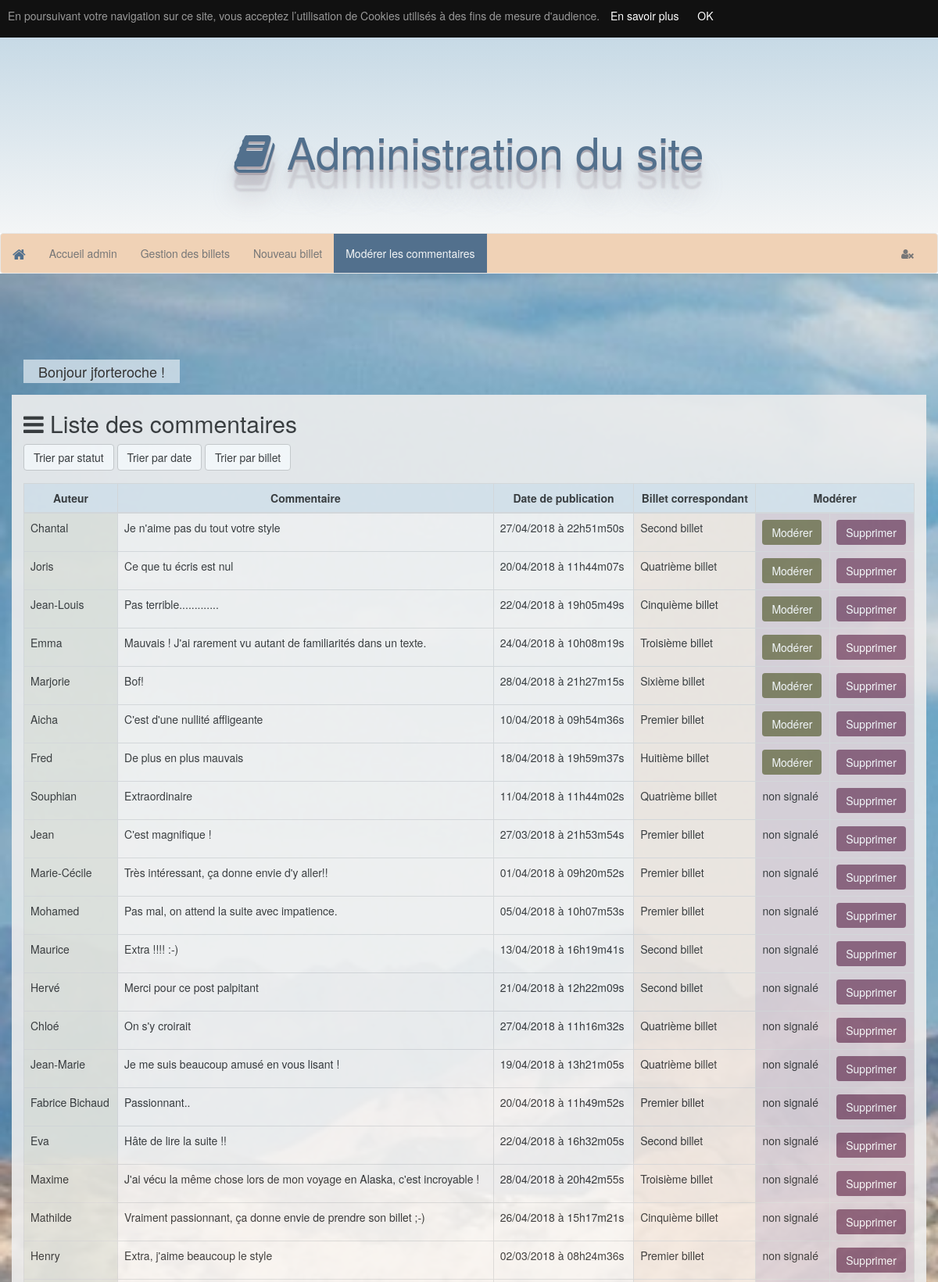
The app's page /index.php?action=commentsModeration (signed in, upper part) with its own data.
### tables this page shows
CREATE TABLE `comments` (
  `id` int(11) NOT NULL,
  `author` varchar(255) NOT NULL,
  `content` varchar(255) NOT NULL,
  `creationDate` datetime NOT NULL,
  `postId` int(11) NOT NULL,
  `postTitle` varchar(255) NOT NULL,
  `reported` tinyint(1) NOT NULL
);

### controller/Backend.php (called while the page is built, shortened)
<?php
class Backend{
    public function commentsModeration(){
        $commentManager = new CommentManager();
        $comments = $commentManager->getAllComments();
        require('view/backend/commentsModeration.php');
    }
}

### index.php (called while the page is built, shortened)
<?php
include_once('MyAutoload.php');
if($_GET) {
    $request = $_GET['action'];
} else {
    $request = "";
}
$router = new Router($request);
$router->renderController();

### model/CommentManager.php (called while the page is built, shortened)
<?php
class CommentManager extends Manager
{
    public function getAllComments() {
        $db = $this->dbConnect();
        $req = $db->query('SELECT id, author, content, DATE_FORMAT(creationDate, \'%d/%m/%Y à %Hh%im%ss\') AS creationDateFr, postId, postTitle, reported FROM comments ORDER BY reported = "0" ');
        $comments = array();
        while ($data = $req->fetch(\PDO::FETCH_ASSOC)){
            $comment = new Comments();
            $comment->hydrate($data);
            $comments[] = $comment;
        }
        return $comments;
    }
}

### MyAutoload.php (called while the page is built, shortened)
<?php
class MyAutoload{
    public static function autoload($class){
        $path = str_replace('\\', '/', $class);
    }
}

### entity/Comments.php (called while the page is built, shortened)
<?php
class Comments extends Table
{
    private $id;
    private $author;
    private $content;
    private $creationDateFr;
    private $postTitle;
    private $reported;
    public function getReported()
    {
        return $this->reported;
    }
    public function setReported($reported)
    {
        $this->reported = $reported;
    }
    public function getId()
    {
        return $this->id;
    }
    public function setId($id)
    {
        $this->id = $id;
    }
    public function getAuthor()
    {
        return $this->author;
    }
    public function setAuthor($author)
    {
        $this->author = $author;
    }
    public function getContent()
    {
        return $this->content;
    }
    public function setContent($content)
    {
        $this->content = $content;
    }
    public function getCreationDateFr()
    {
        return $this->creationDateFr;
    }
    public function setCreationDateFr($creationDateFr)
    {
        $this->creationDateFr = $creationDateFr;
    }
    public function getPostTitle()
    {
        return $this->postTitle;
    }
    public function setPostTitle($postTitle)
    {
        $this->postTitle = $postTitle;
    }
}

### view/backend/commentsModeration.php (the view, shortened to what this page needs)
<div class="row table-row">
    <div class="col-lg-12">
        <h2><i class="fa fa-bars"></i> Liste des commentaires</h2>
        <div>
            <a href="index.php?action=commentsModeration" class="btn btn-default">Trier par statut</a>
            <a href="index.php?action=commentsByDate" class="btn btn-default">Trier par date</a>
            <a href="index.php?action=commentsByPost" class="btn btn-default">Trier par billet</a>
        </div>
        <div class="table-responsive">
            <table class="table table-hover table-bordered">
                <caption></caption>
                <thead>
                <tr>
                    <th class="info th" scope="col">Auteur</th>
                    <th class="info th" scope="col">Commentaire</th>
                    <th class="info th" scope="col">Date de publication</th>
                    <th class="info th" scope="col">Billet correspondant</th>
                    <th class="info th" scope="col" colspan="2">Modérer</th>
                </tr>
                </thead>
                <tbody>
                <?php foreach ($comments as $comment): ?>
                    <tr>
                        <td class="success" scope="row"><?= htmlspecialchars($comment->getAuthor()); ?></td>
                        <td class="default" scope="row"><?= nl2br(htmlspecialchars($comment->getContent())); ?></td>
                        <td class="default" scope="row"><?= $comment->getCreationdateFr(); ?></td>
                        <td class="warning" scope="row"><?= $comment->getPostTitle(); ?></td>
                        <?php if ($comment->getReported() == 1): ?>
                            <td class="danger" scope="row"><a href="index.php?action=moderateComment&amp;commentId=<?= $comment->getId(); ?>" class="btn btn-success">Modérer</a></td>
                        <?php else: ?>
                            <td class="danger" scope="row">non signalé</td>
                        <?php endif; ?>
                            <td class="danger" scope="row"><a href="index.php?action=deleteComment&amp;commentId=<?= $comment->getId(); ?>" class="btn btn-danger">Supprimer</a></td>
                    </tr>
                    <?php endforeach; ?>
                </tbody>
            </table>
        </div>
    </div>
</div>
<?php require('template.php'); ?>

### assets/css/style.css (style rules this page uses)
body { overflow-x: hidden; }
.container, .container-fluid, .row { overflow: hidden; }
.fa { font-family: 'FontAwesome'; }
.tinymce-post-row, .table-row { background-color: #eee; opacity: 0.9; }
table { background-color: #F8F8F8 !important; }
th.info { background-color: rgba(113, 162, 192, 0.2)!important; }
td.success { background-color: rgba(66, 70, 9, 0.1)!important; }
td.danger { background-color: rgba(119, 65, 97, 0.2)!important; }
td.warning { background-color: rgba(240, 210, 182, 0.3)!important; }
td.default { background-color: rgba(249, 237, 230, 0.2)!important; }
.th { text-align: center; }
.admin-container .btn-success { background-color: rgba(66, 70, 9, 0.6)!important; border: none !important; }
.admin-container .btn-danger { background-color: rgba(119, 65, 97, 0.8) !important; border: none !important; }

### records on screen
comments: author "Chantal", content "Je n'aime pas du tout votre style", CreationdateFr "27/04/2018 à 22h51m50s", postTitle "Second billet"
comments: author "Joris", content "Ce que tu écris est nul", CreationdateFr "20/04/2018 à 11h44m07s", postTitle "Quatrième billet"
comments: author "Jean-Louis", content "Pas terrible.............", CreationdateFr "22/04/2018 à 19h05m49s", postTitle "Cinquième billet"
comments: author "Emma", content "Mauvais ! J'ai rarement vu autant de familiarités dans un texte.", CreationdateFr "24/04/2018 à 10h08m19s", postTitle "Troisième billet"
comments: author "Marjorie", content "Bof!", CreationdateFr "28/04/2018 à 21h27m15s", postTitle "Sixième billet"
comments: author "Aicha", content "C'est d'une nullité affligeante", CreationdateFr "10/04/2018 à 09h54m36s", postTitle "Premier billet"
comments: author "Fred", content "De plus en plus mauvais", CreationdateFr "18/04/2018 à 19h59m37s", postTitle "Huitième billet"
comments: author "Souphian", content "Extraordinaire", CreationdateFr "11/04/2018 à 11h44m02s", postTitle "Quatrième billet", reported "non signalé"
comments: author "Jean", content "C'est magnifique !", CreationdateFr "27/03/2018 à 21h53m54s", postTitle "Premier billet", reported "non signalé"
comments: author "Marie-Cécile", content "Très intéressant, ça donne envie d'y aller!!", CreationdateFr "01/04/2018 à 09h20m52s", postTitle "Premier billet", reported "non signalé"
comments: author "Mohamed", content "Pas mal, on attend la suite avec impatience.", CreationdateFr "05/04/2018 à 10h07m53s", postTitle "Premier billet", reported "non signalé"
comments: author "Maurice", content "Extra !!!! :-)", CreationdateFr "13/04/2018 à 16h19m41s", postTitle "Second billet", reported "non signalé"
comments: author "Hervé", content "Merci pour ce post palpitant", CreationdateFr "21/04/2018 à 12h22m09s", postTitle "Second billet", reported "non signalé"
comments: author "Chloé", content "On s'y croirait", CreationdateFr "27/04/2018 à 11h16m32s", postTitle "Quatrième billet", reported "non signalé"
comments: author "Jean-Marie", content "Je me suis beaucoup amusé en vous lisant !", CreationdateFr "19/04/2018 à 13h21m05s", postTitle "Quatrième billet", reported "non signalé"
comments: author "Fabrice Bichaud", content "Passionnant..", CreationdateFr "20/04/2018 à 11h49m52s", postTitle "Premier billet", reported "non signalé"
comments: author "Eva", content "Hâte de lire la suite !!", CreationdateFr "22/04/2018 à 16h32m05s", postTitle "Second billet", reported "non signalé"
comments: author "Maxime", content "J'ai vécu la même chose lors de mon voyage en Alaska, c'est incroyable !", CreationdateFr "28/04/2018 à 20h42m55s", postTitle "Troisième billet", reported "non signalé"
comments: author "Mathilde", content "Vraiment passionnant, ça donne envie de prendre son billet ;-)", CreationdateFr "26/04/2018 à 15h17m21s", postTitle "Cinquième billet", reported "non signalé"
comments: author "Henry", content "Extra, j'aime beaucoup le style", CreationdateFr "02/03/2018 à 08h24m36s", postTitle "Premier billet", reported "non signalé"

### other values on screen
$_SESSION['name'] "jforteroche"
